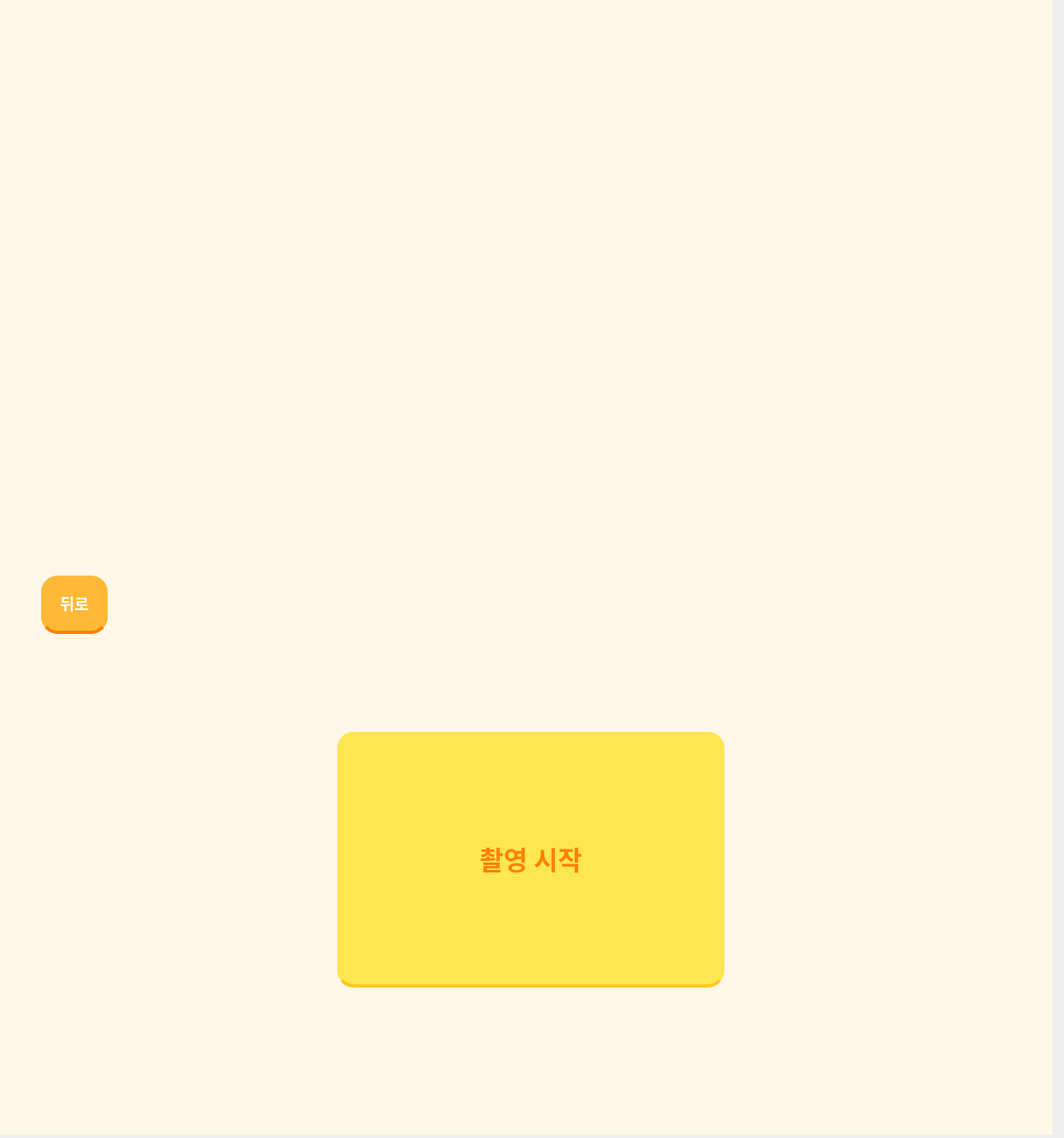
<?xml version="1.0" encoding="UTF-8"?>
<ui version="4.0">
 <class>MainWindow</class>
 <widget class="QMainWindow" name="MainWindow">
  <property name="geometry">
   <rect>
    <x>0</x>
    <y>0</y>
    <width>1294</width>
    <height>1384</height>
   </rect>
  </property>
  <property name="windowTitle">
   <string>MainWindow</string>
  </property>
  <widget class="QWidget" name="centralwidget">
   <widget class="QStackedWidget" name="stack">
    <property name="geometry">
     <rect>
      <x>0</x>
      <y>660</y>
      <width>1280</width>
      <height>720</height>
     </rect>
    </property>
    <property name="sizePolicy">
     <sizepolicy hsizetype="Fixed" vsizetype="Fixed">
      <horstretch>0</horstretch>
      <verstretch>0</verstretch>
     </sizepolicy>
    </property>
    <property name="styleSheet">
     <string notr="true">background-color : #FFF7E7</string>
    </property>
    <property name="currentIndex">
     <number>2</number>
    </property>
    <widget class="QWidget" name="InitPage">
     <widget class="QLabel" name="label">
      <property name="geometry">
       <rect>
        <x>4</x>
        <y>330</y>
        <width>1271</width>
        <height>60</height>
       </rect>
      </property>
      <property name="font">
       <font>
        <family>Leferi Base Type</family>
        <weight>75</weight>
        <bold>true</bold>
       </font>
      </property>
      <property name="layoutDirection">
       <enum>Qt::LeftToRight</enum>
      </property>
      <property name="styleSheet">
       <string notr="true">color : #C25642</string>
      </property>
      <property name="text">
       <string>&lt;html&gt;&lt;head/&gt;&lt;body&gt;&lt;p align=&quot;center&quot;&gt;&lt;span style=&quot; font-size:16pt; font-weight:600;&quot;&gt;터치하여 PhoRest를 시작해 보세요&lt;/span&gt;&lt;/p&gt;&lt;/body&gt;&lt;/html&gt;</string>
      </property>
      <property name="alignment">
       <set>Qt::AlignCenter</set>
      </property>
     </widget>
    </widget>
    <widget class="QWidget" name="ChoosePeoplePage">
     <widget class="QLabel" name="label_3">
      <property name="geometry">
       <rect>
        <x>40</x>
        <y>60</y>
        <width>471</width>
        <height>71</height>
       </rect>
      </property>
      <property name="font">
       <font>
        <family>Leferi Base Type Bold</family>
        <weight>75</weight>
        <bold>true</bold>
       </font>
      </property>
      <property name="text">
       <string>&lt;html&gt;&lt;head/&gt;&lt;body&gt;&lt;p align=&quot;center&quot;&gt;&lt;span style=&quot; font-size:14pt; font-weight:600;&quot;&gt;촬영할 인원수를 선택해주세요&lt;/span&gt;&lt;/p&gt;&lt;/body&gt;&lt;/html&gt;</string>
      </property>
     </widget>
     <widget class="Line" name="line_2">
      <property name="geometry">
       <rect>
        <x>0</x>
        <y>160</y>
        <width>1281</width>
        <height>20</height>
       </rect>
      </property>
      <property name="orientation">
       <enum>Qt::Horizontal</enum>
      </property>
     </widget>
     <widget class="QLabel" name="label_4">
      <property name="geometry">
       <rect>
        <x>620</x>
        <y>80</y>
        <width>141</width>
        <height>41</height>
       </rect>
      </property>
      <property name="font">
       <font>
        <family>Leferi Base Type Bold</family>
        <weight>75</weight>
        <bold>true</bold>
       </font>
      </property>
      <property name="text">
       <string>&lt;html&gt;&lt;head/&gt;&lt;body&gt;&lt;p&gt;&lt;span style=&quot; font-size:11pt; font-weight:600;&quot;&gt;설정된 인원수 : &lt;/span&gt;&lt;/p&gt;&lt;/body&gt;&lt;/html&gt;</string>
      </property>
     </widget>
     <widget class="QLabel" name="NowPeople">
      <property name="geometry">
       <rect>
        <x>770</x>
        <y>80</y>
        <width>41</width>
        <height>41</height>
       </rect>
      </property>
      <property name="font">
       <font>
        <family>Leferi Base Type Bold</family>
        <weight>75</weight>
        <bold>true</bold>
       </font>
      </property>
      <property name="text">
       <string>&lt;html&gt;&lt;head/&gt;&lt;body&gt;&lt;p&gt;&lt;span style=&quot; font-size:11pt; font-weight:600;&quot;&gt;N명&lt;/span&gt;&lt;/p&gt;&lt;/body&gt;&lt;/html&gt;</string>
      </property>
     </widget>
     <widget class="QPushButton" name="RecommandBtn">
      <property name="geometry">
       <rect>
        <x>850</x>
        <y>40</y>
        <width>231</width>
        <height>101</height>
       </rect>
      </property>
      <property name="font">
       <font>
        <family>Leferi Base Type</family>
        <pointsize>14</pointsize>
        <weight>75</weight>
        <bold>true</bold>
       </font>
      </property>
      <property name="styleSheet">
       <string notr="true">QPushButton{
	color: white;
    background-color: #FFB937		;
    padding: 12px;
    border-radius: 4px;
    border-bottom: 4px solid #FF8200;
	border-radius: 20px;
}</string>
      </property>
      <property name="text">
       <string>추천 포즈</string>
      </property>
     </widget>
     <widget class="QPushButton" name="NextBtn">
      <property name="geometry">
       <rect>
        <x>1140</x>
        <y>40</y>
        <width>101</width>
        <height>101</height>
       </rect>
      </property>
      <property name="font">
       <font>
        <family>Leferi Base Type Bold</family>
        <pointsize>20</pointsize>
        <weight>75</weight>
        <bold>true</bold>
       </font>
      </property>
      <property name="styleSheet">
       <string notr="true">QPushButton{
	color: white;
    background-color: #FFB937		;
    padding: 12px;
    border-radius: 4px;
    border-bottom: 4px solid #FF8200;
	border-radius: 20px;
}</string>
      </property>
      <property name="text">
       <string>&gt;</string>
      </property>
     </widget>
     <widget class="QWidget" name="gridLayoutWidget">
      <property name="geometry">
       <rect>
        <x>10</x>
        <y>180</y>
        <width>1261</width>
        <height>511</height>
       </rect>
      </property>
      <layout class="QGridLayout" name="gridLayout">
       <property name="leftMargin">
        <number>50</number>
       </property>
       <property name="topMargin">
        <number>50</number>
       </property>
       <property name="rightMargin">
        <number>50</number>
       </property>
       <property name="bottomMargin">
        <number>50</number>
       </property>
       <property name="spacing">
        <number>100</number>
       </property>
       <item row="0" column="2">
        <widget class="QPushButton" name="Btn3">
         <property name="sizePolicy">
          <sizepolicy hsizetype="Preferred" vsizetype="Preferred">
           <horstretch>0</horstretch>
           <verstretch>0</verstretch>
          </sizepolicy>
         </property>
         <property name="font">
          <font>
           <family>Leferi Base Type Bold</family>
           <pointsize>20</pointsize>
           <weight>75</weight>
           <bold>true</bold>
          </font>
         </property>
         <property name="styleSheet">
          <string notr="true">QPushButton{
	color: #FF8200;
    background-color: #FFE650		;
    padding: 12px;
    border-radius: 4px;
    border-bottom: 4px solid #FFC81E;
	border-radius: 20px;
}</string>
         </property>
         <property name="text">
          <string>3명</string>
         </property>
        </widget>
       </item>
       <item row="1" column="0">
        <widget class="QPushButton" name="Btn5">
         <property name="sizePolicy">
          <sizepolicy hsizetype="Preferred" vsizetype="Preferred">
           <horstretch>0</horstretch>
           <verstretch>0</verstretch>
          </sizepolicy>
         </property>
         <property name="font">
          <font>
           <family>Leferi Base Type Bold</family>
           <pointsize>20</pointsize>
           <weight>75</weight>
           <bold>true</bold>
          </font>
         </property>
         <property name="styleSheet">
          <string notr="true">QPushButton{
	color: #FF8200;
    background-color: #FFE650		;
    padding: 12px;
    border-radius: 4px;
    border-bottom: 4px solid #FFC81E;
	border-radius: 20px;
}</string>
         </property>
         <property name="text">
          <string>5명</string>
         </property>
        </widget>
       </item>
       <item row="0" column="0">
        <widget class="QPushButton" name="Btn1">
         <property name="enabled">
          <bool>true</bool>
         </property>
         <property name="sizePolicy">
          <sizepolicy hsizetype="Preferred" vsizetype="Preferred">
           <horstretch>0</horstretch>
           <verstretch>0</verstretch>
          </sizepolicy>
         </property>
         <property name="font">
          <font>
           <family>Leferi Base Type Bold</family>
           <pointsize>20</pointsize>
           <weight>75</weight>
           <bold>true</bold>
          </font>
         </property>
         <property name="contextMenuPolicy">
          <enum>Qt::DefaultContextMenu</enum>
         </property>
         <property name="styleSheet">
          <string notr="true">QPushButton{
	color: #FF8200;
    background-color: #FFE650		;
    padding: 12px;
    border-radius: 4px;
    border-bottom: 4px solid #FFC81E;
	border-radius: 20px;
}</string>
         </property>
         <property name="text">
          <string>1명</string>
         </property>
        </widget>
       </item>
       <item row="1" column="1">
        <widget class="QPushButton" name="Btn6">
         <property name="sizePolicy">
          <sizepolicy hsizetype="Preferred" vsizetype="Preferred">
           <horstretch>0</horstretch>
           <verstretch>0</verstretch>
          </sizepolicy>
         </property>
         <property name="font">
          <font>
           <family>Leferi Base Type Bold</family>
           <pointsize>20</pointsize>
           <weight>75</weight>
           <bold>true</bold>
          </font>
         </property>
         <property name="styleSheet">
          <string notr="true">QPushButton{
	color: #FF8200;
    background-color: #FFE650		;
    padding: 12px;
    border-radius: 4px;
    border-bottom: 4px solid #FFC81E;
	border-radius: 20px;
}</string>
         </property>
         <property name="text">
          <string>6명</string>
         </property>
        </widget>
       </item>
       <item row="0" column="1">
        <widget class="QPushButton" name="Btn2">
         <property name="sizePolicy">
          <sizepolicy hsizetype="Preferred" vsizetype="Preferred">
           <horstretch>0</horstretch>
           <verstretch>0</verstretch>
          </sizepolicy>
         </property>
         <property name="font">
          <font>
           <family>Leferi Base Type Bold</family>
           <pointsize>20</pointsize>
           <weight>75</weight>
           <bold>true</bold>
          </font>
         </property>
         <property name="styleSheet">
          <string notr="true">QPushButton{
	color: #FF8200;
    background-color: #FFE650		;
    padding: 12px;
    border-radius: 4px;
    border-bottom: 4px solid #FFC81E;
	border-radius: 20px;
}</string>
         </property>
         <property name="text">
          <string>2명</string>
         </property>
        </widget>
       </item>
       <item row="0" column="3">
        <widget class="QPushButton" name="Btn4">
         <property name="sizePolicy">
          <sizepolicy hsizetype="Preferred" vsizetype="Preferred">
           <horstretch>0</horstretch>
           <verstretch>0</verstretch>
          </sizepolicy>
         </property>
         <property name="font">
          <font>
           <family>Leferi Base Type Bold</family>
           <pointsize>20</pointsize>
           <weight>75</weight>
           <bold>true</bold>
          </font>
         </property>
         <property name="styleSheet">
          <string notr="true">QPushButton{
	color: #FF8200;
    background-color: #FFE650		;
    padding: 12px;
    border-radius: 4px;
    border-bottom: 4px solid #FFC81E;
	border-radius: 20px;
}</string>
         </property>
         <property name="text">
          <string>4명</string>
         </property>
        </widget>
       </item>
       <item row="1" column="2">
        <widget class="QPushButton" name="Btn7">
         <property name="sizePolicy">
          <sizepolicy hsizetype="Preferred" vsizetype="Preferred">
           <horstretch>0</horstretch>
           <verstretch>0</verstretch>
          </sizepolicy>
         </property>
         <property name="font">
          <font>
           <family>Leferi Base Type Bold</family>
           <pointsize>20</pointsize>
           <weight>75</weight>
           <bold>true</bold>
          </font>
         </property>
         <property name="styleSheet">
          <string notr="true">QPushButton{
	color: #FF8200;
    background-color: #FFE650		;
    padding: 12px;
    border-radius: 4px;
    border-bottom: 4px solid #FFC81E;
	border-radius: 20px;
}</string>
         </property>
         <property name="text">
          <string>7명</string>
         </property>
        </widget>
       </item>
       <item row="1" column="3">
        <widget class="QPushButton" name="Btn8">
         <property name="sizePolicy">
          <sizepolicy hsizetype="Preferred" vsizetype="Preferred">
           <horstretch>0</horstretch>
           <verstretch>0</verstretch>
          </sizepolicy>
         </property>
         <property name="font">
          <font>
           <family>Leferi Base Type Bold</family>
           <pointsize>20</pointsize>
           <weight>75</weight>
           <bold>true</bold>
          </font>
         </property>
         <property name="styleSheet">
          <string notr="true">QPushButton{
	color: #FF8200;
    background-color: #FFE650		;
    padding: 12px;
    border-radius: 4px;
    border-bottom: 4px solid #FFC81E;
	border-radius: 20px;
}</string>
         </property>
         <property name="text">
          <string>8명</string>
         </property>
        </widget>
       </item>
      </layout>
     </widget>
    </widget>
    <widget class="QWidget" name="ShotPage">
     <widget class="QPushButton" name="Btn_Already">
      <property name="geometry">
       <rect>
        <x>410</x>
        <y>230</y>
        <width>471</width>
        <height>311</height>
       </rect>
      </property>
      <property name="font">
       <font>
        <family>Leferi Base Type Bold</family>
        <pointsize>24</pointsize>
        <weight>75</weight>
        <bold>true</bold>
       </font>
      </property>
      <property name="autoFillBackground">
       <bool>false</bool>
      </property>
      <property name="styleSheet">
       <string notr="true">QPushButton{
	color: #FF8200;
    background-color: #FFE650		;
    padding: 12px;
    border-radius: 4px;
    border-bottom: 4px solid #FFC81E;
	border-radius: 20px;
}</string>
      </property>
      <property name="text">
       <string>촬영 시작</string>
      </property>
      <property name="autoDefault">
       <bool>false</bool>
      </property>
      <property name="default">
       <bool>false</bool>
      </property>
      <property name="flat">
       <bool>false</bool>
      </property>
     </widget>
     <widget class="QPushButton" name="Btn_Back_2">
      <property name="geometry">
       <rect>
        <x>50</x>
        <y>40</y>
        <width>81</width>
        <height>71</height>
       </rect>
      </property>
      <property name="font">
       <font>
        <family>Leferi Base Type Bold</family>
        <pointsize>14</pointsize>
        <weight>75</weight>
        <bold>true</bold>
       </font>
      </property>
      <property name="styleSheet">
       <string notr="true">QPushButton{
	color: white;
    background-color: #FFB937		;
    padding: 12px;
    border-radius: 4px;
    border-bottom: 4px solid #FF8200;
	border-radius: 20px;
}</string>
      </property>
      <property name="text">
       <string>뒤로</string>
      </property>
     </widget>
    </widget>
    <widget class="QWidget" name="PhotoPage">
     <widget class="QWidget" name="gridLayoutWidget_3">
      <property name="geometry">
       <rect>
        <x>20</x>
        <y>20</y>
        <width>1111</width>
        <height>681</height>
       </rect>
      </property>
      <layout class="QGridLayout" name="gridLayout_3">
       <property name="leftMargin">
        <number>85</number>
       </property>
       <property name="topMargin">
        <number>25</number>
       </property>
       <property name="rightMargin">
        <number>85</number>
       </property>
       <property name="bottomMargin">
        <number>25</number>
       </property>
       <property name="horizontalSpacing">
        <number>142</number>
       </property>
       <property name="verticalSpacing">
        <number>32</number>
       </property>
       <item row="1" column="0">
        <widget class="QLabel" name="Photo3">
         <property name="styleSheet">
          <string notr="true">QLabel{
	border : 3px double #ABF760;
}</string>
         </property>
         <property name="text">
          <string>이미지 3</string>
         </property>
         <property name="alignment">
          <set>Qt::AlignCenter</set>
         </property>
        </widget>
       </item>
       <item row="0" column="0">
        <widget class="QLabel" name="Photo1">
         <property name="styleSheet">
          <string notr="true">QLabel{
	border : 3px double #ABF760;
}</string>
         </property>
         <property name="text">
          <string>이미지 1</string>
         </property>
         <property name="alignment">
          <set>Qt::AlignCenter</set>
         </property>
        </widget>
       </item>
       <item row="0" column="1">
        <widget class="QLabel" name="Photo2">
         <property name="styleSheet">
          <string notr="true">QLabel{
	border : 3px double #ABF760;
}</string>
         </property>
         <property name="text">
          <string>이미지 2</string>
         </property>
         <property name="alignment">
          <set>Qt::AlignCenter</set>
         </property>
        </widget>
       </item>
       <item row="1" column="1">
        <widget class="QLabel" name="Photo4">
         <property name="styleSheet">
          <string notr="true">QLabel{
	border : 3px double #ABF760;
}</string>
         </property>
         <property name="text">
          <string>이미지 4</string>
         </property>
         <property name="alignment">
          <set>Qt::AlignCenter</set>
         </property>
        </widget>
       </item>
      </layout>
     </widget>
     <widget class="QPushButton" name="NextBtn_3">
      <property name="geometry">
       <rect>
        <x>1160</x>
        <y>600</y>
        <width>91</width>
        <height>91</height>
       </rect>
      </property>
      <property name="font">
       <font>
        <family>Leferi Base Type Bold</family>
        <pointsize>20</pointsize>
        <weight>75</weight>
        <bold>true</bold>
       </font>
      </property>
      <property name="styleSheet">
       <string notr="true">QPushButton{
	color: white;
    background-color: #FFB937		;
    padding: 12px;
    border-radius: 4px;
    border-bottom: 4px solid #FF8200;
	border-radius: 20px;
}</string>
      </property>
      <property name="text">
       <string>&gt;</string>
      </property>
     </widget>
     <widget class="QLabel" name="label_2">
      <property name="geometry">
       <rect>
        <x>20</x>
        <y>20</y>
        <width>1111</width>
        <height>681</height>
       </rect>
      </property>
      <property name="styleSheet">
       <string notr="true">QLabel{
	border : 3px solid black;
}</string>
      </property>
      <property name="text">
       <string/>
      </property>
     </widget>
     <zorder>label_2</zorder>
     <zorder>gridLayoutWidget_3</zorder>
     <zorder>NextBtn_3</zorder>
    </widget>
    <widget class="QWidget" name="ChooseFramePage">
     <widget class="QLabel" name="label_5">
      <property name="geometry">
       <rect>
        <x>50</x>
        <y>50</y>
        <width>571</width>
        <height>71</height>
       </rect>
      </property>
      <property name="font">
       <font>
        <family>Leferi Base Type Bold</family>
        <weight>75</weight>
        <bold>true</bold>
       </font>
      </property>
      <property name="text">
       <string>&lt;html&gt;&lt;head/&gt;&lt;body&gt;&lt;p align=&quot;center&quot;&gt;&lt;span style=&quot; font-size:20pt;&quot;&gt;사용할 프레임을 선택해주세요&lt;/span&gt;&lt;/p&gt;&lt;/body&gt;&lt;/html&gt;</string>
      </property>
     </widget>
     <widget class="QLabel" name="label_6">
      <property name="geometry">
       <rect>
        <x>40</x>
        <y>110</y>
        <width>591</width>
        <height>31</height>
       </rect>
      </property>
      <property name="font">
       <font>
        <family>Leferi Base Type Regular</family>
       </font>
      </property>
      <property name="text">
       <string>&lt;html&gt;&lt;head/&gt;&lt;body&gt;&lt;p align=&quot;center&quot;&gt;&lt;span style=&quot; font-size:8pt; font-weight:600;&quot;&gt;기본 프레임 외의 프레임을 사용하고 싶다면 고유 프레임 번호를 입력하세요 &lt;/span&gt;&lt;/p&gt;&lt;/body&gt;&lt;/html&gt;</string>
      </property>
     </widget>
     <widget class="Line" name="line_3">
      <property name="geometry">
       <rect>
        <x>0</x>
        <y>160</y>
        <width>1281</width>
        <height>20</height>
       </rect>
      </property>
      <property name="orientation">
       <enum>Qt::Horizontal</enum>
      </property>
     </widget>
     <widget class="QLabel" name="label_8">
      <property name="geometry">
       <rect>
        <x>980</x>
        <y>260</y>
        <width>191</width>
        <height>201</height>
       </rect>
      </property>
      <property name="text">
       <string>QR코드</string>
      </property>
      <property name="alignment">
       <set>Qt::AlignCenter</set>
      </property>
      <property name="indent">
       <number>0</number>
      </property>
     </widget>
     <widget class="QPushButton" name="PrintBtn">
      <property name="geometry">
       <rect>
        <x>970</x>
        <y>520</y>
        <width>211</width>
        <height>161</height>
       </rect>
      </property>
      <property name="font">
       <font>
        <family>Leferi Base Type Bold</family>
        <pointsize>20</pointsize>
        <weight>75</weight>
        <bold>true</bold>
       </font>
      </property>
      <property name="styleSheet">
       <string notr="true">QPushButton{
	color: white;
    background-color: #FFB937		;
    padding: 12px;
    border-radius: 4px;
    border-bottom: 4px solid #FF8200;
	border-radius: 20px;
}
</string>
      </property>
      <property name="text">
       <string>Print</string>
      </property>
     </widget>
     <widget class="QPushButton" name="ApplyBtn">
      <property name="geometry">
       <rect>
        <x>1150</x>
        <y>40</y>
        <width>101</width>
        <height>91</height>
       </rect>
      </property>
      <property name="font">
       <font>
        <family>Leferi Base Type Bold</family>
        <pointsize>16</pointsize>
        <weight>75</weight>
        <bold>true</bold>
       </font>
      </property>
      <property name="styleSheet">
       <string notr="true">QPushButton{
	color: white;
    background-color: #FFB937		;
    padding: 12px;
    border-radius: 4px;
    border-bottom: 4px solid #FF8200;
	border-radius: 20px;
}</string>
      </property>
      <property name="text">
       <string>적용</string>
      </property>
     </widget>
     <widget class="QLineEdit" name="lineEdit">
      <property name="geometry">
       <rect>
        <x>910</x>
        <y>60</y>
        <width>201</width>
        <height>51</height>
       </rect>
      </property>
      <property name="font">
       <font>
        <family>Leferi Base Type Regular</family>
       </font>
      </property>
     </widget>
     <widget class="QLabel" name="label_9">
      <property name="geometry">
       <rect>
        <x>700</x>
        <y>50</y>
        <width>201</width>
        <height>71</height>
       </rect>
      </property>
      <property name="font">
       <font>
        <family>Leferi Base Type Bold</family>
        <pointsize>14</pointsize>
        <weight>75</weight>
        <bold>true</bold>
       </font>
      </property>
      <property name="text">
       <string>&lt;html&gt;&lt;head/&gt;&lt;body&gt;&lt;p align=&quot;center&quot;&gt;&lt;span style=&quot; font-size:11pt;&quot;&gt;고유프레임 번호 :&lt;/span&gt;&lt;/p&gt;&lt;/body&gt;&lt;/html&gt;</string>
      </property>
     </widget>
     <widget class="QPushButton" name="Basic_Frame_1">
      <property name="geometry">
       <rect>
        <x>50</x>
        <y>260</y>
        <width>300</width>
        <height>80</height>
       </rect>
      </property>
      <property name="styleSheet">
       <string notr="true">background-color : #FFFFFF</string>
      </property>
      <property name="text">
       <string/>
      </property>
     </widget>
     <widget class="QLabel" name="label_7">
      <property name="geometry">
       <rect>
        <x>220</x>
        <y>190</y>
        <width>381</width>
        <height>41</height>
       </rect>
      </property>
      <property name="font">
       <font>
        <family>Leferi Base Type Bold</family>
        <weight>75</weight>
        <bold>true</bold>
       </font>
      </property>
      <property name="text">
       <string>&lt;html&gt;&lt;head/&gt;&lt;body&gt;&lt;p align=&quot;center&quot;&gt;&lt;span style=&quot; font-size:12pt; font-weight:600;&quot;&gt;기본 프레임을 클릭하여 선택하세요.&lt;/span&gt;&lt;/p&gt;&lt;/body&gt;&lt;/html&gt;</string>
      </property>
     </widget>
     <widget class="QPushButton" name="Basic_Frame_2">
      <property name="geometry">
       <rect>
        <x>50</x>
        <y>370</y>
        <width>300</width>
        <height>80</height>
       </rect>
      </property>
      <property name="styleSheet">
       <string notr="true">background-color : #D2D2FF</string>
      </property>
      <property name="text">
       <string/>
      </property>
     </widget>
     <widget class="QPushButton" name="Basic_Frame_3">
      <property name="geometry">
       <rect>
        <x>50</x>
        <y>480</y>
        <width>300</width>
        <height>80</height>
       </rect>
      </property>
      <property name="styleSheet">
       <string notr="true">background-color : #32F1FF	</string>
      </property>
      <property name="text">
       <string/>
      </property>
     </widget>
     <widget class="QPushButton" name="Basic_Frame_4">
      <property name="geometry">
       <rect>
        <x>50</x>
        <y>590</y>
        <width>300</width>
        <height>80</height>
       </rect>
      </property>
      <property name="styleSheet">
       <string notr="true">background-color : #FFD4DF	</string>
      </property>
      <property name="text">
       <string/>
      </property>
     </widget>
     <widget class="QPushButton" name="Basic_Frame_5">
      <property name="geometry">
       <rect>
        <x>460</x>
        <y>260</y>
        <width>300</width>
        <height>80</height>
       </rect>
      </property>
      <property name="styleSheet">
       <string notr="true">background-color : #FAFAA0	</string>
      </property>
      <property name="text">
       <string/>
      </property>
     </widget>
     <widget class="QPushButton" name="Basic_Frame_6">
      <property name="geometry">
       <rect>
        <x>460</x>
        <y>370</y>
        <width>300</width>
        <height>80</height>
       </rect>
      </property>
      <property name="styleSheet">
       <string notr="true">background-color :#957745	</string>
      </property>
      <property name="text">
       <string/>
      </property>
     </widget>
     <widget class="QPushButton" name="Basic_Frame_7">
      <property name="geometry">
       <rect>
        <x>460</x>
        <y>490</y>
        <width>300</width>
        <height>80</height>
       </rect>
      </property>
      <property name="styleSheet">
       <string notr="true">background-color : #8c8c8c</string>
      </property>
      <property name="text">
       <string/>
      </property>
     </widget>
     <widget class="QPushButton" name="Basic_Frame_8">
      <property name="geometry">
       <rect>
        <x>460</x>
        <y>600</y>
        <width>300</width>
        <height>80</height>
       </rect>
      </property>
      <property name="styleSheet">
       <string notr="true">background-color : #94EB3E</string>
      </property>
      <property name="text">
       <string/>
      </property>
     </widget>
     <widget class="QLabel" name="label_12">
      <property name="geometry">
       <rect>
        <x>870</x>
        <y>190</y>
        <width>401</width>
        <height>41</height>
       </rect>
      </property>
      <property name="font">
       <font>
        <family>Leferi Base Type Bold</family>
        <weight>75</weight>
        <bold>true</bold>
       </font>
      </property>
      <property name="text">
       <string>&lt;html&gt;&lt;head/&gt;&lt;body&gt;&lt;p align=&quot;center&quot;&gt;&lt;span style=&quot; font-size:12pt; font-weight:600;&quot;&gt;QR코드로 인기있는 프레임을 살펴보세요&lt;/span&gt;&lt;/p&gt;&lt;/body&gt;&lt;/html&gt;</string>
      </property>
     </widget>
    </widget>
    <widget class="QWidget" name="PrintingPage">
     <widget class="QLabel" name="label_10">
      <property name="geometry">
       <rect>
        <x>250</x>
        <y>270</y>
        <width>691</width>
        <height>161</height>
       </rect>
      </property>
      <property name="text">
       <string>&lt;html&gt;&lt;head/&gt;&lt;body&gt;&lt;p align=&quot;center&quot;&gt;이 화면 건너 뛰네;;&lt;/p&gt;&lt;/body&gt;&lt;/html&gt;</string>
      </property>
     </widget>
    </widget>
    <widget class="QWidget" name="DonePrinting">
     <widget class="QLabel" name="label_11">
      <property name="geometry">
       <rect>
        <x>0</x>
        <y>250</y>
        <width>1281</width>
        <height>211</height>
       </rect>
      </property>
      <property name="font">
       <font>
        <family>Leferi Base Type Regular</family>
       </font>
      </property>
      <property name="text">
       <string>&lt;html&gt;&lt;head/&gt;&lt;body&gt;&lt;p align=&quot;center&quot;&gt;&lt;span style=&quot; font-size:14pt; font-weight:600;&quot;&gt;인쇄 중입니다...&lt;/span&gt;&lt;/p&gt;&lt;p align=&quot;center&quot;&gt;&lt;span style=&quot; font-size:14pt; font-weight:600;&quot;&gt;&lt;br/&gt;&lt;/span&gt;&lt;/p&gt;&lt;p align=&quot;center&quot;&gt;&lt;span style=&quot; font-size:14pt; font-weight:600;&quot;&gt;인쇄가 완료된 후 아무 곳이나 클릭하여 초기 화면으로 돌아가세요&lt;br/&gt;&lt;/span&gt;&lt;/p&gt;&lt;/body&gt;&lt;/html&gt;</string>
      </property>
     </widget>
    </widget>
   </widget>
   <widget class="QStackedWidget" name="TopStack">
    <property name="geometry">
     <rect>
      <x>0</x>
      <y>0</y>
      <width>1280</width>
      <height>660</height>
     </rect>
    </property>
    <property name="sizePolicy">
     <sizepolicy hsizetype="Fixed" vsizetype="Fixed">
      <horstretch>0</horstretch>
      <verstretch>0</verstretch>
     </sizepolicy>
    </property>
    <property name="styleSheet">
     <string notr="true">background-color : #FFF7E7</string>
    </property>
    <property name="currentIndex">
     <number>0</number>
    </property>
    <widget class="QWidget" name="LogoPage">
     <widget class="QLabel" name="LogoImg">
      <property name="geometry">
       <rect>
        <x>540</x>
        <y>230</y>
        <width>200</width>
        <height>200</height>
       </rect>
      </property>
      <property name="styleSheet">
       <string notr="true">border-image:url('./logo.png')</string>
      </property>
      <property name="text">
       <string/>
      </property>
      <property name="alignment">
       <set>Qt::AlignCenter</set>
      </property>
     </widget>
    </widget>
    <widget class="QWidget" name="RecommandPosePage">
     <widget class="QLabel" name="PoseImg">
      <property name="geometry">
       <rect>
        <x>240</x>
        <y>30</y>
        <width>800</width>
        <height>600</height>
       </rect>
      </property>
      <property name="styleSheet">
       <string notr="true">QLabel{
	border : 3px solid black;
}</string>
      </property>
      <property name="text">
       <string>포즈 이미지</string>
      </property>
      <property name="alignment">
       <set>Qt::AlignCenter</set>
      </property>
     </widget>
     <widget class="QPushButton" name="LeftBtn">
      <property name="geometry">
       <rect>
        <x>60</x>
        <y>265</y>
        <width>130</width>
        <height>130</height>
       </rect>
      </property>
      <property name="font">
       <font>
        <family>Leferi Base Type Bold</family>
        <pointsize>20</pointsize>
        <weight>75</weight>
        <bold>true</bold>
       </font>
      </property>
      <property name="styleSheet">
       <string notr="true">QPushButton{
	color: white;
    background-color: #FFB937		;
    padding: 12px;
    border-radius: 4px;
    border-bottom: 4px solid #FF8200;
	border-radius: 20px;
}</string>
      </property>
      <property name="text">
       <string>&lt;</string>
      </property>
     </widget>
     <widget class="QPushButton" name="RightBtn">
      <property name="geometry">
       <rect>
        <x>1090</x>
        <y>265</y>
        <width>130</width>
        <height>130</height>
       </rect>
      </property>
      <property name="font">
       <font>
        <family>Leferi Base Type Bold</family>
        <pointsize>20</pointsize>
        <weight>75</weight>
        <bold>true</bold>
       </font>
      </property>
      <property name="styleSheet">
       <string notr="true">QPushButton{
	color: white;
    background-color: #FFB937		;
    padding: 12px;
    border-radius: 4px;
    border-bottom: 4px solid #FF8200;
	border-radius: 20px;
}</string>
      </property>
      <property name="text">
       <string>&gt;</string>
      </property>
     </widget>
     <widget class="QPushButton" name="Btn_close">
      <property name="geometry">
       <rect>
        <x>60</x>
        <y>560</y>
        <width>131</width>
        <height>71</height>
       </rect>
      </property>
      <property name="font">
       <font>
        <family>Leferi Base Type Bold</family>
        <pointsize>14</pointsize>
        <weight>75</weight>
        <bold>true</bold>
       </font>
      </property>
      <property name="styleSheet">
       <string notr="true">QPushButton{
	color: white;
    background-color: #FFB937		;
    padding: 12px;
    border-radius: 4px;
    border-bottom: 4px solid #FF8200;
	border-radius: 20px;
}</string>
      </property>
      <property name="text">
       <string>닫기</string>
      </property>
     </widget>
     <widget class="QLabel" name="NowPeople_2">
      <property name="geometry">
       <rect>
        <x>70</x>
        <y>40</y>
        <width>121</width>
        <height>81</height>
       </rect>
      </property>
      <property name="font">
       <font>
        <family>Leferi Base Type Bold</family>
        <pointsize>20</pointsize>
        <weight>75</weight>
        <bold>true</bold>
       </font>
      </property>
      <property name="text">
       <string>&lt;html&gt;&lt;head/&gt;&lt;body&gt;&lt;p align=&quot;center&quot;&gt;&lt;span style=&quot; font-size:11pt; font-weight:600;&quot;&gt;N명&lt;/span&gt;&lt;/p&gt;&lt;/body&gt;&lt;/html&gt;</string>
      </property>
     </widget>
    </widget>
    <widget class="QWidget" name="ShotPage_Top">
     <widget class="QLabel" name="Label_Camera">
      <property name="geometry">
       <rect>
        <x>240</x>
        <y>30</y>
        <width>800</width>
        <height>600</height>
       </rect>
      </property>
      <property name="styleSheet">
       <string notr="true">QLabel{
	border : 3px solid black;
}</string>
      </property>
      <property name="text">
       <string>카메라 화면 띄워줄 공간</string>
      </property>
      <property name="alignment">
       <set>Qt::AlignCenter</set>
      </property>
     </widget>
     <widget class="QLabel" name="Label_Timer">
      <property name="geometry">
       <rect>
        <x>30</x>
        <y>40</y>
        <width>161</width>
        <height>201</height>
       </rect>
      </property>
      <property name="font">
       <font>
        <family>Leferi Base Type Bold</family>
        <pointsize>36</pointsize>
        <weight>75</weight>
        <bold>true</bold>
       </font>
      </property>
      <property name="text">
       <string>&lt;html&gt;&lt;head/&gt;&lt;body&gt;&lt;p align=&quot;center&quot;&gt;&lt;span style=&quot; font-size:48pt; font-weight:600;&quot;&gt;15&lt;/span&gt;&lt;/p&gt;&lt;/body&gt;&lt;/html&gt;</string>
      </property>
      <property name="alignment">
       <set>Qt::AlignCenter</set>
      </property>
     </widget>
    </widget>
    <widget class="QWidget" name="CheckPhoto">
     <widget class="QLabel" name="Top_Big_Photo">
      <property name="geometry">
       <rect>
        <x>240</x>
        <y>30</y>
        <width>800</width>
        <height>600</height>
       </rect>
      </property>
      <property name="styleSheet">
       <string notr="true">QLabel{
	border : 3px solid black;
}</string>
      </property>
      <property name="text">
       <string>이미지 크게 보여줄 공간</string>
      </property>
      <property name="alignment">
       <set>Qt::AlignCenter</set>
      </property>
     </widget>
    </widget>
    <widget class="QWidget" name="page_3">
     <widget class="QLabel" name="PhotoPlusFrame">
      <property name="geometry">
       <rect>
        <x>200</x>
        <y>30</y>
        <width>900</width>
        <height>600</height>
       </rect>
      </property>
      <property name="contextMenuPolicy">
       <enum>Qt::DefaultContextMenu</enum>
      </property>
      <property name="styleSheet">
       <string notr="true">QLabel{
	border : 3px solid black;
}</string>
      </property>
      <property name="text">
       <string>프레임 적용 이미지를 띄워줄 예정</string>
      </property>
      <property name="alignment">
       <set>Qt::AlignCenter</set>
      </property>
     </widget>
    </widget>
   </widget>
  </widget>
 </widget>
 <resources/>
 <connections>
  <connection>
   <sender>RecommandBtn</sender>
   <signal>clicked()</signal>
   <receiver>MainWindow</receiver>
   <slot>RecommandPose()</slot>
   <hints>
    <hint type="sourcelabel">
     <x>850</x>
     <y>700</y>
    </hint>
    <hint type="destinationlabel">
     <x>837</x>
     <y>69</y>
    </hint>
   </hints>
  </connection>
  <connection>
   <sender>NextBtn</sender>
   <signal>clicked()</signal>
   <receiver>MainWindow</receiver>
   <slot>NextBottomButton_to_2()</slot>
   <hints>
    <hint type="sourcelabel">
     <x>1140</x>
     <y>700</y>
    </hint>
    <hint type="destinationlabel">
     <x>841</x>
     <y>120</y>
    </hint>
   </hints>
  </connection>
  <connection>
   <sender>Btn1</sender>
   <signal>clicked()</signal>
   <receiver>MainWindow</receiver>
   <slot>Press_Btn1()</slot>
   <hints>
    <hint type="sourcelabel">
     <x>211</x>
     <y>890</y>
    </hint>
    <hint type="destinationlabel">
     <x>860</x>
     <y>222</y>
    </hint>
   </hints>
  </connection>
  <connection>
   <sender>Btn2</sender>
   <signal>clicked()</signal>
   <receiver>MainWindow</receiver>
   <slot>Press_Btn2()</slot>
   <hints>
    <hint type="sourcelabel">
     <x>590</x>
     <y>890</y>
    </hint>
    <hint type="destinationlabel">
     <x>834</x>
     <y>234</y>
    </hint>
   </hints>
  </connection>
  <connection>
   <sender>Btn3</sender>
   <signal>clicked()</signal>
   <receiver>MainWindow</receiver>
   <slot>Press_Btn3()</slot>
   <hints>
    <hint type="sourcelabel">
     <x>905</x>
     <y>890</y>
    </hint>
    <hint type="destinationlabel">
     <x>861</x>
     <y>255</y>
    </hint>
   </hints>
  </connection>
  <connection>
   <sender>Btn4</sender>
   <signal>clicked()</signal>
   <receiver>MainWindow</receiver>
   <slot>Press_Btn4()</slot>
   <hints>
    <hint type="sourcelabel">
     <x>1220</x>
     <y>890</y>
    </hint>
    <hint type="destinationlabel">
     <x>892</x>
     <y>278</y>
    </hint>
   </hints>
  </connection>
  <connection>
   <sender>Btn5</sender>
   <signal>clicked()</signal>
   <receiver>MainWindow</receiver>
   <slot>Press_Btn5()</slot>
   <hints>
    <hint type="sourcelabel">
     <x>212</x>
     <y>1146</y>
    </hint>
    <hint type="destinationlabel">
     <x>871</x>
     <y>314</y>
    </hint>
   </hints>
  </connection>
  <connection>
   <sender>Btn6</sender>
   <signal>clicked()</signal>
   <receiver>MainWindow</receiver>
   <slot>Press_Btn6()</slot>
   <hints>
    <hint type="sourcelabel">
     <x>590</x>
     <y>1146</y>
    </hint>
    <hint type="destinationlabel">
     <x>877</x>
     <y>353</y>
    </hint>
   </hints>
  </connection>
  <connection>
   <sender>Btn7</sender>
   <signal>clicked()</signal>
   <receiver>MainWindow</receiver>
   <slot>Press_Btn7()</slot>
   <hints>
    <hint type="sourcelabel">
     <x>905</x>
     <y>1146</y>
    </hint>
    <hint type="destinationlabel">
     <x>873</x>
     <y>396</y>
    </hint>
   </hints>
  </connection>
  <connection>
   <sender>Btn8</sender>
   <signal>clicked()</signal>
   <receiver>MainWindow</receiver>
   <slot>Press_Btn8()</slot>
   <hints>
    <hint type="sourcelabel">
     <x>1220</x>
     <y>1146</y>
    </hint>
    <hint type="destinationlabel">
     <x>861</x>
     <y>429</y>
    </hint>
   </hints>
  </connection>
  <connection>
   <sender>Btn_Already</sender>
   <signal>clicked()</signal>
   <receiver>MainWindow</receiver>
   <slot>Press_PreparedBtn()</slot>
   <hints>
    <hint type="sourcelabel">
     <x>474</x>
     <y>890</y>
    </hint>
    <hint type="destinationlabel">
     <x>841</x>
     <y>266</y>
    </hint>
   </hints>
  </connection>
  <connection>
   <sender>Btn_Back_2</sender>
   <signal>clicked()</signal>
   <receiver>MainWindow</receiver>
   <slot>Press_Back()</slot>
   <hints>
    <hint type="sourcelabel">
     <x>89</x>
     <y>700</y>
    </hint>
    <hint type="destinationlabel">
     <x>841</x>
     <y>551</y>
    </hint>
   </hints>
  </connection>
  <connection>
   <sender>NextBtn_3</sender>
   <signal>clicked()</signal>
   <receiver>MainWindow</receiver>
   <slot>NextBottomButton_to_4()</slot>
   <hints>
    <hint type="sourcelabel">
     <x>1160</x>
     <y>1260</y>
    </hint>
    <hint type="destinationlabel">
     <x>838</x>
     <y>896</y>
    </hint>
   </hints>
  </connection>
  <connection>
   <sender>PrintBtn</sender>
   <signal>clicked()</signal>
   <receiver>MainWindow</receiver>
   <slot>Press_Printing()</slot>
   <hints>
    <hint type="sourcelabel">
     <x>1070</x>
     <y>1270</y>
    </hint>
    <hint type="destinationlabel">
     <x>841</x>
     <y>865</y>
    </hint>
   </hints>
  </connection>
  <connection>
   <sender>ApplyBtn</sender>
   <signal>clicked()</signal>
   <receiver>MainWindow</receiver>
   <slot>Press_Applying()</slot>
   <hints>
    <hint type="sourcelabel">
     <x>1150</x>
     <y>730</y>
    </hint>
    <hint type="destinationlabel">
     <x>851</x>
     <y>591</y>
    </hint>
   </hints>
  </connection>
  <connection>
   <sender>Btn_close</sender>
   <signal>clicked()</signal>
   <receiver>MainWindow</receiver>
   <slot>Press_CloseBtn()</slot>
   <hints>
    <hint type="sourcelabel">
     <x>120</x>
     <y>589</y>
    </hint>
    <hint type="destinationlabel">
     <x>1315</x>
     <y>554</y>
    </hint>
   </hints>
  </connection>
  <connection>
   <sender>Basic_Frame_1</sender>
   <signal>clicked()</signal>
   <receiver>MainWindow</receiver>
   <slot>Press_BasicFrame1()</slot>
   <hints>
    <hint type="sourcelabel">
     <x>295</x>
     <y>985</y>
    </hint>
    <hint type="destinationlabel">
     <x>518</x>
     <y>1406</y>
    </hint>
   </hints>
  </connection>
  <connection>
   <sender>Basic_Frame_2</sender>
   <signal>clicked()</signal>
   <receiver>MainWindow</receiver>
   <slot>Press_BasicFrame2()</slot>
   <hints>
    <hint type="sourcelabel">
     <x>237</x>
     <y>1060</y>
    </hint>
    <hint type="destinationlabel">
     <x>263</x>
     <y>1388</y>
    </hint>
   </hints>
  </connection>
  <connection>
   <sender>Basic_Frame_3</sender>
   <signal>clicked()</signal>
   <receiver>MainWindow</receiver>
   <slot>Press_BasicFrame3()</slot>
   <hints>
    <hint type="sourcelabel">
     <x>158</x>
     <y>1178</y>
    </hint>
    <hint type="destinationlabel">
     <x>192</x>
     <y>1385</y>
    </hint>
   </hints>
  </connection>
  <connection>
   <sender>Basic_Frame_4</sender>
   <signal>clicked()</signal>
   <receiver>MainWindow</receiver>
   <slot>Press_BasicFrame4()</slot>
   <hints>
    <hint type="sourcelabel">
     <x>87</x>
     <y>1275</y>
    </hint>
    <hint type="destinationlabel">
     <x>105</x>
     <y>1389</y>
    </hint>
   </hints>
  </connection>
  <connection>
   <sender>Basic_Frame_5</sender>
   <signal>clicked()</signal>
   <receiver>MainWindow</receiver>
   <slot>Press_BasicFrame5()</slot>
   <hints>
    <hint type="sourcelabel">
     <x>689</x>
     <y>977</y>
    </hint>
    <hint type="destinationlabel">
     <x>640</x>
     <y>1393</y>
    </hint>
   </hints>
  </connection>
  <connection>
   <sender>Basic_Frame_6</sender>
   <signal>clicked()</signal>
   <receiver>MainWindow</receiver>
   <slot>Press_BasicFrame6()</slot>
   <hints>
    <hint type="sourcelabel">
     <x>641</x>
     <y>1080</y>
    </hint>
    <hint type="destinationlabel">
     <x>661</x>
     <y>1385</y>
    </hint>
   </hints>
  </connection>
  <connection>
   <sender>Basic_Frame_7</sender>
   <signal>clicked()</signal>
   <receiver>MainWindow</receiver>
   <slot>Press_BasicFrame7()</slot>
   <hints>
    <hint type="sourcelabel">
     <x>563</x>
     <y>1202</y>
    </hint>
    <hint type="destinationlabel">
     <x>555</x>
     <y>1383</y>
    </hint>
   </hints>
  </connection>
  <connection>
   <sender>Basic_Frame_8</sender>
   <signal>clicked()</signal>
   <receiver>MainWindow</receiver>
   <slot>Press_BasicFrame8()</slot>
   <hints>
    <hint type="sourcelabel">
     <x>525</x>
     <y>1294</y>
    </hint>
    <hint type="destinationlabel">
     <x>571</x>
     <y>1382</y>
    </hint>
   </hints>
  </connection>
 </connections>
 <slots>
  <slot>RecommandPose()</slot>
  <slot>NextBottomButton_to_2()</slot>
  <slot>Press_Btn1()</slot>
  <slot>Press_Btn2()</slot>
  <slot>Press_Btn3()</slot>
  <slot>Press_Btn4()</slot>
  <slot>Press_Btn5()</slot>
  <slot>Press_Btn6()</slot>
  <slot>Press_Btn7()</slot>
  <slot>Press_Btn8()</slot>
  <slot>Press_ShotBtn()</slot>
  <slot>Press_Back()</slot>
  <slot>Press_PreparedBtn()</slot>
  <slot>NextBottomButton_to_4()</slot>
  <slot>Press_Printing()</slot>
  <slot>Press_Applying()</slot>
  <slot>Press_CloseBtn()</slot>
  <slot>Press_BasicFrame1()</slot>
  <slot>Press_BasicFrame2()</slot>
  <slot>Press_BasicFrame3()</slot>
  <slot>Press_BasicFrame4()</slot>
  <slot>Press_BasicFrame5()</slot>
  <slot>Press_BasicFrame6()</slot>
  <slot>Press_BasicFrame7()</slot>
  <slot>Press_BasicFrame8()</slot>
 </slots>
</ui>
